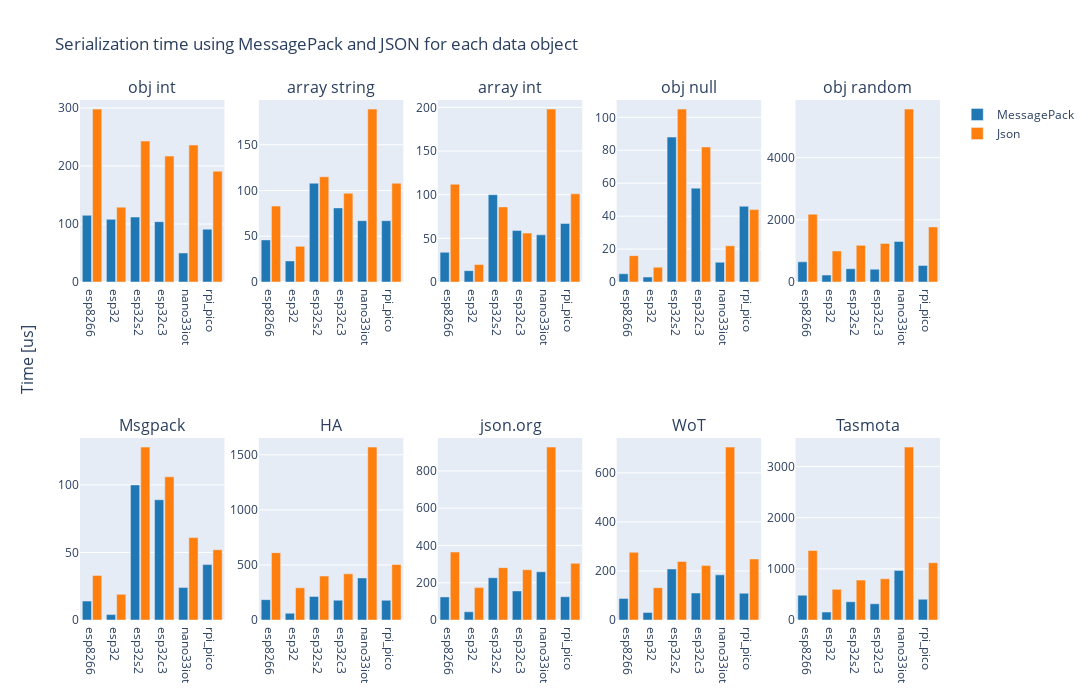

The notebook cell saved with this chart:
### Code cell
# charts groups primarly by Data object, compare MessagePack vs JSON serialization time
from plotly.subplots import make_subplots

rows = 2
cols = 5

fig = make_subplots(
    rows = rows,
    cols = cols,
    subplot_titles=dataObjectNames,
    vertical_spacing=0.3,
    y_title='Time [us]',
)

i=0
for name in dataObjectNames:
    currentData = df[df.name==name]
    fig.add_trace(
        go.Bar(
            x=currentData.mcu,
            y=currentData.serTimeMsgPack,
            name='MessagePack',
            marker_color=DEFAULT_PLOTLY_COLORS[0],
            legendgroup="myGroup",
            showlegend=True if i==0 else False
        ),
        row = i//cols+1,
        col = i%cols+1
    )
    
    fig.add_trace(
        go.Bar(
            x=currentData.mcu,
            y=currentData.serTimeJson,
            name='Json',
            marker_color=DEFAULT_PLOTLY_COLORS[1],
            legendgroup="myGroup",
            showlegend=True if i==0 else False
        ),
        row = i//cols+1,
        col = i%cols+1
    )
    i = i+1

fig.update_layout(
    title="Serialization time using MessagePack and JSON for each data object",
    barmode='group',
    bargap=0.15, # gap between bars of adjacent location coordinates.
    bargroupgap=0.1, # gap between bars of the same location coordinate.
    height=700,
    width=1100
)
fig.show()

fig.write_image("images/serialization_complete.svg")

### Figure 1 — Plotly figure (JSON) as saved in the notebook; plotly's stock layout.template omitted (floating-point values rounded to 4 significant figures)
{"data": [{"legendgroup": "myGroup", "marker": {"color": "rgb(31, 119, 180)"}, "name": "MessagePack", "showlegend": true, "type": "bar", "x": ["esp8266", "esp32", "esp32s2", "esp32c3", "nano33iot", "rpi_pico"], "xaxis": "x", "y": [115, 108, 112, 104, 50, 91], "yaxis": "y"}, {"legendgroup": "myGroup", "marker": {"color": "rgb(255, 127, 14)"}, "name": "Json", "showlegend": true, "type": "bar", "x": ["esp8266", "esp32", "esp32s2", "esp32c3", "nano33iot", "rpi_pico"], "xaxis": "x", "y": [298, 129, 243, 217, 236, 191], "yaxis": "y"}, {"legendgroup": "myGroup", "marker": {"color": "rgb(31, 119, 180)"}, "name": "MessagePack", "showlegend": false, "type": "bar", "x": ["esp8266", "esp32", "esp32s2", "esp32c3", "nano33iot", "rpi_pico"], "xaxis": "x2", "y": [46, 23, 108, 81, 67, 67], "yaxis": "y2"}, {"legendgroup": "myGroup", "marker": {"color": "rgb(255, 127, 14)"}, "name": "Json", "showlegend": false, "type": "bar", "x": ["esp8266", "esp32", "esp32s2", "esp32c3", "nano33iot", "rpi_pico"], "xaxis": "x2", "y": [83, 39, 115, 97, 189, 108], "yaxis": "y2"}, {"legendgroup": "myGroup", "marker": {"color": "rgb(31, 119, 180)"}, "name": "MessagePack", "showlegend": false, "type": "bar", "x": ["esp8266", "esp32", "esp32s2", "esp32c3", "nano33iot", "rpi_pico"], "xaxis": "x3", "y": [34, 13, 100, 59, 54, 67], "yaxis": "y3"}, {"legendgroup": "myGroup", "marker": {"color": "rgb(255, 127, 14)"}, "name": "Json", "showlegend": false, "type": "bar", "x": ["esp8266", "esp32", "esp32s2", "esp32c3", "nano33iot", "rpi_pico"], "xaxis": "x3", "y": [112, 20, 86, 56, 198, 101], "yaxis": "y3"}, {"legendgroup": "myGroup", "marker": {"color": "rgb(31, 119, 180)"}, "name": "MessagePack", "showlegend": false, "type": "bar", "x": ["esp8266", "esp32", "esp32s2", "esp32c3", "nano33iot", "rpi_pico"], "xaxis": "x4", "y": [5, 3, 88, 57, 12, 46], "yaxis": "y4"}, {"legendgroup": "myGroup", "marker": {"color": "rgb(255, 127, 14)"}, "name": "Json", "showlegend": false, "type": "bar", "x": ["esp8266", "esp32", "esp32s2", "esp32c3", "nano33iot", "rpi_pico"], "xaxis": "x4", "y": [16, 9, 105, 82, 22, 44], "yaxis": "y4"}, {"legendgroup": "myGroup", "marker": {"color": "rgb(31, 119, 180)"}, "name": "MessagePack", "showlegend": false, "type": "bar", "x": ["esp8266", "esp32", "esp32s2", "esp32c3", "nano33iot", "rpi_pico"], "xaxis": "x5", "y": [648, 222, 426, 412, 1305, 533], "yaxis": "y5"}, {"legendgroup": "myGroup", "marker": {"color": "rgb(255, 127, 14)"}, "name": "Json", "showlegend": false, "type": "bar", "x": ["esp8266", "esp32", "esp32s2", "esp32c3", "nano33iot", "rpi_pico"], "xaxis": "x5", "y": [2182, 998, 1179, 1241, 5560, 1772], "yaxis": "y5"}, {"legendgroup": "myGroup", "marker": {"color": "rgb(31, 119, 180)"}, "name": "MessagePack", "showlegend": false, "type": "bar", "x": ["esp8266", "esp32", "esp32s2", "esp32c3", "nano33iot", "rpi_pico"], "xaxis": "x6", "y": [14, 4, 100, 89, 24, 41], "yaxis": "y6"}, {"legendgroup": "myGroup", "marker": {"color": "rgb(255, 127, 14)"}, "name": "Json", "showlegend": false, "type": "bar", "x": ["esp8266", "esp32", "esp32s2", "esp32c3", "nano33iot", "rpi_pico"], "xaxis": "x6", "y": [33, 19, 128, 106, 61, 52], "yaxis": "y6"}, {"legendgroup": "myGroup", "marker": {"color": "rgb(31, 119, 180)"}, "name": "MessagePack", "showlegend": false, "type": "bar", "x": ["esp8266", "esp32", "esp32s2", "esp32c3", "nano33iot", "rpi_pico"], "xaxis": "x7", "y": [185, 61, 214, 180, 382, 179], "yaxis": "y7"}, {"legendgroup": "myGroup", "marker": {"color": "rgb(255, 127, 14)"}, "name": "Json", "showlegend": false, "type": "bar", "x": ["esp8266", "esp32", "esp32s2", "esp32c3", "nano33iot", "rpi_pico"], "xaxis": "x7", "y": [611, 292, 399, 419, 1570, 504], "yaxis": "y7"}, {"legendgroup": "myGroup", "marker": {"color": "rgb(31, 119, 180)"}, "name": "MessagePack", "showlegend": false, "type": "bar", "x": ["esp8266", "esp32", "esp32s2", "esp32c3", "nano33iot", "rpi_pico"], "xaxis": "x8", "y": [124, 44, 227, 156, 259, 125], "yaxis": "y8"}, {"legendgroup": "myGroup", "marker": {"color": "rgb(255, 127, 14)"}, "name": "Json", "showlegend": false, "type": "bar", "x": ["esp8266", "esp32", "esp32s2", "esp32c3", "nano33iot", "rpi_pico"], "xaxis": "x8", "y": [365, 174, 281, 270, 928, 304], "yaxis": "y8"}, {"legendgroup": "myGroup", "marker": {"color": "rgb(31, 119, 180)"}, "name": "MessagePack", "showlegend": false, "type": "bar", "x": ["esp8266", "esp32", "esp32s2", "esp32c3", "nano33iot", "rpi_pico"], "xaxis": "x9", "y": [88, 31, 208, 110, 184, 109], "yaxis": "y9"}, {"legendgroup": "myGroup", "marker": {"color": "rgb(255, 127, 14)"}, "name": "Json", "showlegend": false, "type": "bar", "x": ["esp8266", "esp32", "esp32s2", "esp32c3", "nano33iot", "rpi_pico"], "xaxis": "x9", "y": [276, 132, 239, 222, 705, 249], "yaxis": "y9"}, {"legendgroup": "myGroup", "marker": {"color": "rgb(31, 119, 180)"}, "name": "MessagePack", "showlegend": false, "type": "bar", "x": ["esp8266", "esp32", "esp32s2", "esp32c3", "nano33iot", "rpi_pico"], "xaxis": "x10", "y": [484, 155, 356, 318, 970, 406], "yaxis": "y10"}, {"legendgroup": "myGroup", "marker": {"color": "rgb(255, 127, 14)"}, "name": "Json", "showlegend": false, "type": "bar", "x": ["esp8266", "esp32", "esp32s2", "esp32c3", "nano33iot", "rpi_pico"], "xaxis": "x10", "y": [1359, 600, 780, 806, 3381, 1121], "yaxis": "y10"}], "layout": {"annotations": [{"font": {"size": 16}, "showarrow": false, "text": "obj int", "x": 0.084, "xanchor": "center", "xref": "paper", "y": 1.0, "yanchor": "bottom", "yref": "paper"}, {"font": {"size": 16}, "showarrow": false, "text": "array string", "x": 0.292, "xanchor": "center", "xref": "paper", "y": 1.0, "yanchor": "bottom", "yref": "paper"}, {"font": {"size": 16}, "showarrow": false, "text": "array int", "x": 0.5, "xanchor": "center", "xref": "paper", "y": 1.0, "yanchor": "bottom", "yref": "paper"}, {"font": {"size": 16}, "showarrow": false, "text": "obj null", "x": 0.708, "xanchor": "center", "xref": "paper", "y": 1.0, "yanchor": "bottom", "yref": "paper"}, {"font": {"size": 16}, "showarrow": false, "text": "obj random", "x": 0.916, "xanchor": "center", "xref": "paper", "y": 1.0, "yanchor": "bottom", "yref": "paper"}, {"font": {"size": 16}, "showarrow": false, "text": "Msgpack", "x": 0.084, "xanchor": "center", "xref": "paper", "y": 0.35, "yanchor": "bottom", "yref": "paper"}, {"font": {"size": 16}, "showarrow": false, "text": "HA", "x": 0.292, "xanchor": "center", "xref": "paper", "y": 0.35, "yanchor": "bottom", "yref": "paper"}, {"font": {"size": 16}, "showarrow": false, "text": "json.org", "x": 0.5, "xanchor": "center", "xref": "paper", "y": 0.35, "yanchor": "bottom", "yref": "paper"}, {"font": {"size": 16}, "showarrow": false, "text": "WoT", "x": 0.708, "xanchor": "center", "xref": "paper", "y": 0.35, "yanchor": "bottom", "yref": "paper"}, {"font": {"size": 16}, "showarrow": false, "text": "Tasmota", "x": 0.916, "xanchor": "center", "xref": "paper", "y": 0.35, "yanchor": "bottom", "yref": "paper"}, {"font": {"size": 16}, "showarrow": false, "text": "Time [us]", "textangle": -90, "x": 0, "xanchor": "right", "xref": "paper", "xshift": -40, "y": 0.5, "yanchor": "middle", "yref": "paper"}], "bargap": 0.15, "bargroupgap": 0.1, "barmode": "group", "height": 700, "title": {"text": "Serialization time using MessagePack and JSON for each data object"}, "width": 1100, "xaxis": {"anchor": "y", "domain": [0, 0.168]}, "xaxis10": {"anchor": "y10", "domain": [0.832, 1]}, "xaxis2": {"anchor": "y2", "domain": [0.208, 0.376]}, "xaxis3": {"anchor": "y3", "domain": [0.416, 0.584]}, "xaxis4": {"anchor": "y4", "domain": [0.624, 0.792]}, "xaxis5": {"anchor": "y5", "domain": [0.832, 1]}, "xaxis6": {"anchor": "y6", "domain": [0, 0.168]}, "xaxis7": {"anchor": "y7", "domain": [0.208, 0.376]}, "xaxis8": {"anchor": "y8", "domain": [0.416, 0.584]}, "xaxis9": {"anchor": "y9", "domain": [0.624, 0.792]}, "yaxis": {"anchor": "x", "domain": [0.65, 1.0]}, "yaxis10": {"anchor": "x10", "domain": [0, 0.35]}, "yaxis2": {"anchor": "x2", "domain": [0.65, 1.0]}, "yaxis3": {"anchor": "x3", "domain": [0.65, 1.0]}, "yaxis4": {"anchor": "x4", "domain": [0.65, 1.0]}, "yaxis5": {"anchor": "x5", "domain": [0.65, 1.0]}, "yaxis6": {"anchor": "x6", "domain": [0, 0.35]}, "yaxis7": {"anchor": "x7", "domain": [0, 0.35]}, "yaxis8": {"anchor": "x8", "domain": [0, 0.35]}, "yaxis9": {"anchor": "x9", "domain": [0, 0.35]}}}
